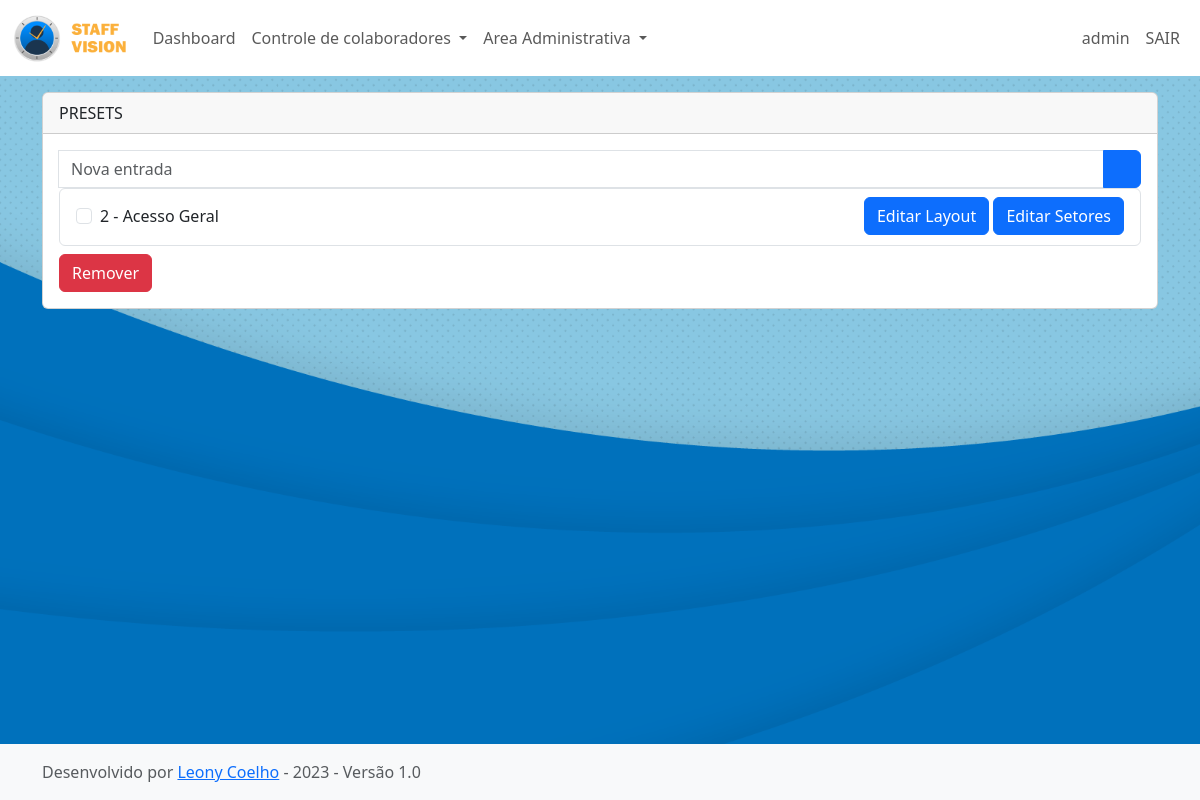
The app's page /dashboard_settings (signed in), older data.
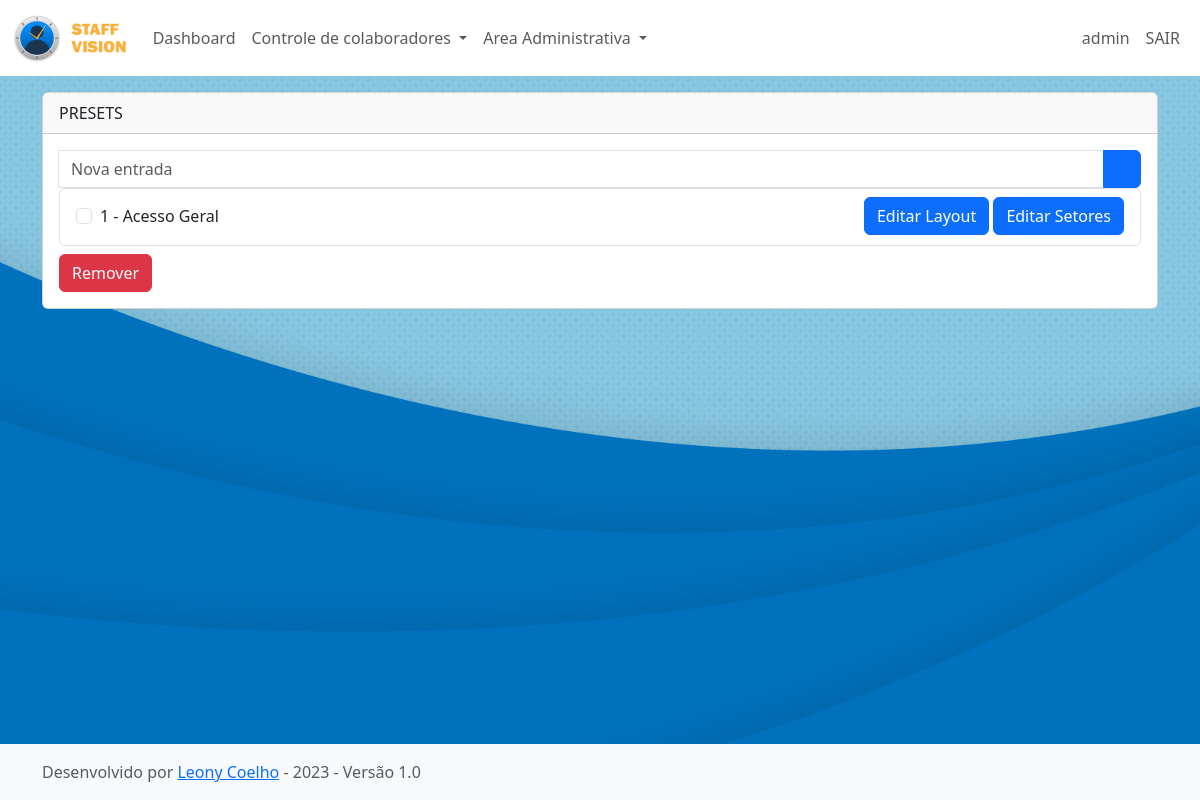
The same page, newer data.
### app_staff_vision/models.py (models this page shows, shortened)
class Dashboard_Presets(models.Model):
    preset_name = models.CharField(max_length=50)
    preset_sectors = models.ManyToManyField(Sector)

### app_staff_vision/views.py (the view)
# urls.py: path('dashboard_settings', views.dashboard_settings, name='dashboard_settings'),
@staff_member_required(login_url='/login/')
def dashboard_settings(request):
    globalsettings = Global_Settings.objects.all().latest('id')
    preset_list = Dashboard_Presets.objects.all()
    sector_list = Sector.objects.all()
    if request.method == 'POST':
        preset_form = PresetForm(request.POST)
        if preset_form.is_valid():
            preset_form.save()
            return redirect('dashboard_settings')
    preset_form = PresetForm()
    preset_details = {}
    for preset in preset_list:
        preset_details[preset.id] = {
            'preset_name': preset.preset_name,
        }
    context = {
        'globalsettings': globalsettings,
        'preset_list': preset_list,
        'sector_list': sector_list,
        'preset_form': preset_form,
        'preset_details': preset_details,
    }
    return render(request, 'dashboard_settings.html', context)

### app_staff_vision/forms.py (shortened to what this page needs)
class PresetForm(forms.ModelForm):
    class Meta:
        model = Dashboard_Presets
        fields = ['preset_name']
        widgets = {
            'preset_name': forms.TextInput(attrs={'class': 'form-control', 'placeholder':'Nova entrada'}),
        }

### app_staff_vision/templates/dashboard_settings.html (shortened to what this page needs)
{% extends 'base.html' %}
{% block conteudo %}
{% load static %}
<div class="container">
    <div class="card custom-card">
        <div class="card-header d-flex justify-content-between align-items-center">
            PRESETS
        </div>
                <div class="card-body">
                    <form method="post" class="form-inline" id="preset-form">
                        <div class="input-group">
                            {{ preset_form.preset_name }}
                            <button class="btn btn-primary form-button" type="submit"><span><i class="nf nf-oct-diff_added"></i></span></button>
                        </div>
                    </form>
                    <div class="preset-settings-box">
                        <form method="post" id="delete-selected-preset-form">
                            <ul class="list-group" id="preset-list">
                                {% for Dashboard_Presets in preset_list %}
                                <li class="list-group-item">
                                    <div class="form-check d-flex justify-content-between align-items-center">
                                        <div>
                                            <input class="form-check-input" type="checkbox" name="selected_items_preset" value="{{ Dashboard_Presets.id }}">
                                            <label class="form-check-label">
                                                {{Dashboard_Presets.id}} -
                                                {{ Dashboard_Presets.preset_name }}
                                            </label>
                                        </div>
                                        <div class="text-end">
                                            <a class="btn btn-primary text-end" href="{% url 'edit_layout' Dashboard_Presets.id %}">
                                                Editar Layout
                                            </a>
                                            <a class="btn btn-primary text-end" href="{% url 'edit_preset' Dashboard_Presets.id %}">
                                                Editar Setores
                                            </a>
                                        </div>
                                    </div>
                                </li>
                                {% endfor %}
                            </ul>
                        </div>
                        <button type="button" id="delete-selected-preset-button" class="btn btn-danger mt-2">Remover</button>
                </div>
            </div>
</div>
{% endblock %}

Row changes from the older to the newer data that the page shows:
removed Dashboard_Presets: id "2", preset_name "Acesso Geral"
added Dashboard_Presets: id "1", preset_name "Acesso Geral"
